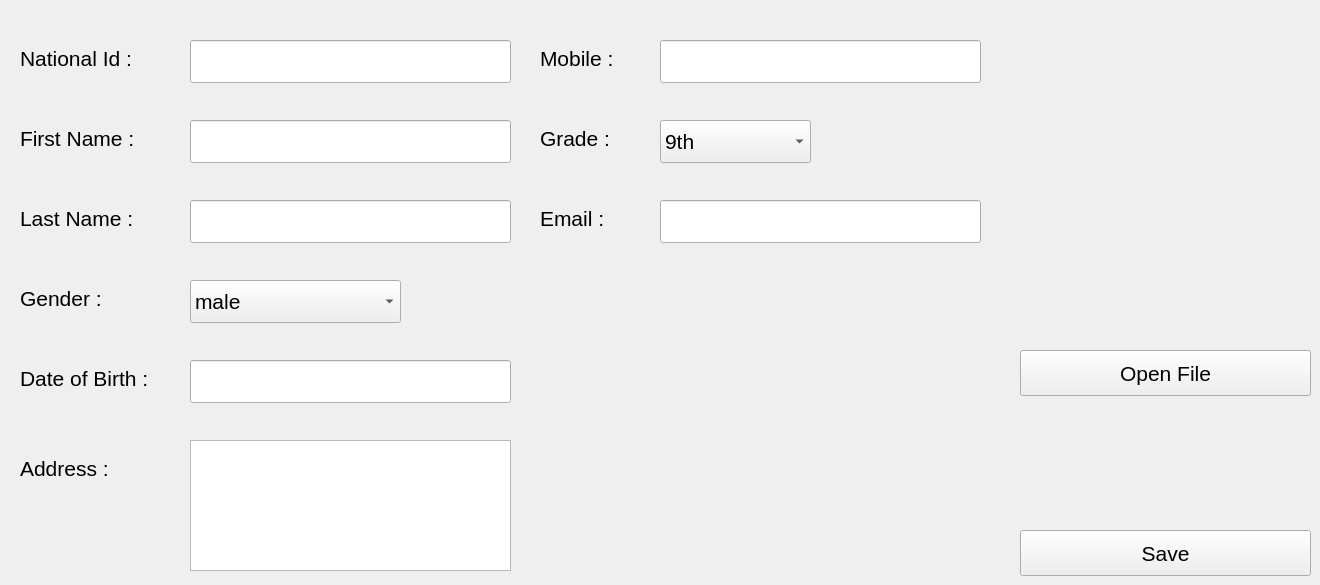
      <widget class="QWidget" name="tab_6">
       <attribute name="title">
        <string>Add New Student</string>
       </attribute>
       <widget class="QLineEdit" name="national_id_lineEdit">
        <property name="geometry">
         <rect>
          <x>190</x>
          <y>40</y>
          <width>321</width>
          <height>43</height>
         </rect>
        </property>
        <property name="font">
         <font>
          <pointsize>16</pointsize>
         </font>
        </property>
       </widget>
       <widget class="QLabel" name="national_id_label">
        <property name="geometry">
         <rect>
          <x>20</x>
          <y>40</y>
          <width>152</width>
          <height>37</height>
         </rect>
        </property>
        <property name="font">
         <font>
          <pointsize>16</pointsize>
         </font>
        </property>
        <property name="frameShape">
         <enum>QFrame::NoFrame</enum>
        </property>
        <property name="text">
         <string>National Id : </string>
        </property>
       </widget>
       <widget class="QLabel" name="firstname_label">
        <property name="geometry">
         <rect>
          <x>20</x>
          <y>120</y>
          <width>147</width>
          <height>37</height>
         </rect>
        </property>
        <property name="font">
         <font>
          <pointsize>16</pointsize>
         </font>
        </property>
        <property name="text">
         <string>First Name : </string>
        </property>
       </widget>
       <widget class="QLineEdit" name="firstname_lineEdit">
        <property name="geometry">
         <rect>
          <x>190</x>
          <y>120</y>
          <width>321</width>
          <height>43</height>
         </rect>
        </property>
        <property name="font">
         <font>
          <pointsize>16</pointsize>
         </font>
        </property>
       </widget>
       <widget class="QLabel" name="lastname_label">
        <property name="geometry">
         <rect>
          <x>20</x>
          <y>200</y>
          <width>145</width>
          <height>37</height>
         </rect>
        </property>
        <property name="font">
         <font>
          <pointsize>16</pointsize>
         </font>
        </property>
        <property name="text">
         <string>Last Name : </string>
        </property>
       </widget>
       <widget class="QLineEdit" name="lastname_lineEdit">
        <property name="geometry">
         <rect>
          <x>190</x>
          <y>200</y>
          <width>321</width>
          <height>43</height>
         </rect>
        </property>
        <property name="font">
         <font>
          <pointsize>16</pointsize>
         </font>
        </property>
       </widget>
       <widget class="QLabel" name="gender_label">
        <property name="geometry">
         <rect>
          <x>20</x>
          <y>280</y>
          <width>107</width>
          <height>37</height>
         </rect>
        </property>
        <property name="font">
         <font>
          <pointsize>16</pointsize>
         </font>
        </property>
        <property name="text">
         <string>Gender : </string>
        </property>
       </widget>
       <widget class="QComboBox" name="gender_comboBox">
        <property name="geometry">
         <rect>
          <x>190</x>
          <y>280</y>
          <width>211</width>
          <height>43</height>
         </rect>
        </property>
        <property name="font">
         <font>
          <pointsize>16</pointsize>
         </font>
        </property>
        <item>
         <property name="text">
          <string>male</string>
         </property>
        </item>
        <item>
         <property name="text">
          <string>female</string>
         </property>
        </item>
       </widget>
       <widget class="QLabel" name="image_label">
        <property name="geometry">
         <rect>
          <x>1020</x>
          <y>20</y>
          <width>291</width>
          <height>311</height>
         </rect>
        </property>
        <property name="text">
         <string/>
        </property>
        <property name="pixmap">
         <pixmap>images/student.jpg</pixmap>
        </property>
        <property name="scaledContents">
         <bool>true</bool>
        </property>
       </widget>
       <widget class="QPushButton" name="image_browse_pushButton">
        <property name="geometry">
         <rect>
          <x>1020</x>
          <y>350</y>
          <width>291</width>
          <height>46</height>
         </rect>
        </property>
        <property name="font">
         <font>
          <pointsize>16</pointsize>
         </font>
        </property>
        <property name="text">
         <string>Open File</string>
        </property>
       </widget>
       <widget class="QLabel" name="birthday_label">
        <property name="geometry">
         <rect>
          <x>20</x>
          <y>360</y>
          <width>169</width>
          <height>37</height>
         </rect>
        </property>
        <property name="font">
         <font>
          <pointsize>16</pointsize>
         </font>
        </property>
        <property name="text">
         <string>Date of Birth : </string>
        </property>
       </widget>
       <widget class="QLineEdit" name="birthday_lineEdit">
        <property name="geometry">
         <rect>
          <x>190</x>
          <y>360</y>
          <width>321</width>
          <height>43</height>
         </rect>
        </property>
        <property name="font">
         <font>
          <pointsize>16</pointsize>
         </font>
        </property>
       </widget>
       <widget class="QLabel" name="address_label">
        <property name="geometry">
         <rect>
          <x>20</x>
          <y>450</y>
          <width>107</width>
          <height>37</height>
         </rect>
        </property>
        <property name="font">
         <font>
          <pointsize>16</pointsize>
         </font>
        </property>
        <property name="text">
         <string>Address :</string>
        </property>
       </widget>
       <widget class="QTextEdit" name="address_textEdit">
        <property name="geometry">
         <rect>
          <x>190</x>
          <y>440</y>
          <width>321</width>
          <height>131</height>
         </rect>
        </property>
       </widget>
       <widget class="QLabel" name="mobile_label">
        <property name="geometry">
         <rect>
          <x>540</x>
          <y>40</y>
          <width>104</width>
          <height>37</height>
         </rect>
        </property>
        <property name="font">
         <font>
          <pointsize>16</pointsize>
         </font>
        </property>
        <property name="frameShape">
         <enum>QFrame::NoFrame</enum>
        </property>
        <property name="lineWidth">
         <number>0</number>
        </property>
        <property name="text">
         <string>Mobile : </string>
        </property>
       </widget>
       <widget class="QLineEdit" name="mobile_lineEdit">
        <property name="geometry">
         <rect>
          <x>660</x>
          <y>40</y>
          <width>321</width>
          <height>43</height>
         </rect>
        </property>
        <property name="font">
         <font>
          <pointsize>16</pointsize>
         </font>
        </property>
       </widget>
       <widget class="QLabel" name="grade_label">
        <property name="geometry">
         <rect>
          <x>540</x>
          <y>120</y>
          <width>104</width>
          <height>37</height>
         </rect>
        </property>
        <property name="font">
         <font>
          <pointsize>16</pointsize>
         </font>
        </property>
        <property name="frameShape">
         <enum>QFrame::NoFrame</enum>
        </property>
        <property name="lineWidth">
         <number>0</number>
        </property>
        <property name="text">
         <string>Grade : </string>
        </property>
       </widget>
       <widget class="QComboBox" name="grade_comboBox">
        <property name="geometry">
         <rect>
          <x>660</x>
          <y>120</y>
          <width>151</width>
          <height>43</height>
         </rect>
        </property>
        <property name="font">
         <font>
          <pointsize>16</pointsize>
         </font>
        </property>
        <item>
         <property name="text">
          <string>9th</string>
         </property>
        </item>
        <item>
         <property name="text">
          <string>10th</string>
         </property>
        </item>
        <item>
         <property name="text">
          <string>11th</string>
         </property>
        </item>
        <item>
         <property name="text">
          <string>12th</string>
         </property>
        </item>
       </widget>
       <widget class="QLineEdit" name="email_lineEdit">
        <property name="geometry">
         <rect>
          <x>660</x>
          <y>200</y>
          <width>321</width>
          <height>43</height>
         </rect>
        </property>
        <property name="font">
         <font>
          <pointsize>16</pointsize>
         </font>
        </property>
       </widget>
       <widget class="QLabel" name="email_label">
        <property name="geometry">
         <rect>
          <x>540</x>
          <y>200</y>
          <width>85</width>
          <height>37</height>
         </rect>
        </property>
        <property name="font">
         <font>
          <pointsize>16</pointsize>
         </font>
        </property>
        <property name="frameShape">
         <enum>QFrame::NoFrame</enum>
        </property>
        <property name="lineWidth">
         <number>0</number>
        </property>
        <property name="text">
         <string>Email : </string>
        </property>
       </widget>
       <widget class="QPushButton" name="save_stu_pushButton">
        <property name="geometry">
         <rect>
          <x>1020</x>
          <y>530</y>
          <width>291</width>
          <height>46</height>
         </rect>
        </property>
        <property name="font">
         <font>
          <pointsize>16</pointsize>
         </font>
        </property>
        <property name="text">
         <string>Save</string>
        </property>
       </widget>
      </widget>
